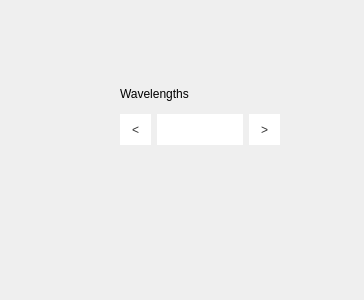
<?xml version="1.0" encoding="UTF-8"?>
<ui version="4.0">
 <class>sfondo</class>
 <widget class="QWidget" name="sfondo">
  <property name="geometry">
   <rect>
    <x>0</x>
    <y>0</y>
    <width>364</width>
    <height>300</height>
   </rect>
  </property>
  <property name="windowTitle">
   <string>Form</string>
  </property>
  <property name="styleSheet">
   <string notr="true">QPushButton{
	background-color: #fff;
	color: #333;
	border-style: solid;
}
QLineEdit{
	border-style: solid;
}

QPushButton:hover{
	background-color: #888;
}</string>
  </property>
  <widget class="QWidget" name="verticalLayoutWidget">
   <property name="geometry">
    <rect>
     <x>120</x>
     <y>80</y>
     <width>160</width>
     <height>71</height>
    </rect>
   </property>
   <layout class="QVBoxLayout" name="verticalLayout">
    <item>
     <widget class="QLabel" name="DimLabel">
      <property name="maximumSize">
       <size>
        <width>16777215</width>
        <height>20</height>
       </size>
      </property>
      <property name="text">
       <string>Wavelengths</string>
      </property>
     </widget>
    </item>
    <item>
     <layout class="QHBoxLayout" name="horizontalLayout">
      <property name="sizeConstraint">
       <enum>QLayout::SetNoConstraint</enum>
      </property>
      <item>
       <widget class="QPushButton" name="bBack">
        <property name="sizePolicy">
         <sizepolicy hsizetype="Fixed" vsizetype="Fixed">
          <horstretch>0</horstretch>
          <verstretch>0</verstretch>
         </sizepolicy>
        </property>
        <property name="minimumSize">
         <size>
          <width>31</width>
          <height>31</height>
         </size>
        </property>
        <property name="maximumSize">
         <size>
          <width>31</width>
          <height>31</height>
         </size>
        </property>
        <property name="font">
         <font>
          <weight>50</weight>
          <bold>false</bold>
         </font>
        </property>
        <property name="styleSheet">
         <string notr="true"/>
        </property>
        <property name="text">
         <string>&lt;</string>
        </property>
       </widget>
      </item>
      <item>
       <widget class="QLineEdit" name="leValue">
        <property name="minimumSize">
         <size>
          <width>0</width>
          <height>31</height>
         </size>
        </property>
        <property name="maximumSize">
         <size>
          <width>100</width>
          <height>31</height>
         </size>
        </property>
       </widget>
      </item>
      <item>
       <widget class="QPushButton" name="bForward">
        <property name="minimumSize">
         <size>
          <width>31</width>
          <height>31</height>
         </size>
        </property>
        <property name="maximumSize">
         <size>
          <width>31</width>
          <height>31</height>
         </size>
        </property>
        <property name="font">
         <font>
          <weight>50</weight>
          <bold>false</bold>
         </font>
        </property>
        <property name="styleSheet">
         <string notr="true"/>
        </property>
        <property name="text">
         <string>&gt;</string>
        </property>
       </widget>
      </item>
     </layout>
    </item>
   </layout>
  </widget>
 </widget>
 <resources>
  <include location="../../mytest.qrc"/>
 </resources>
 <connections/>
</ui>
